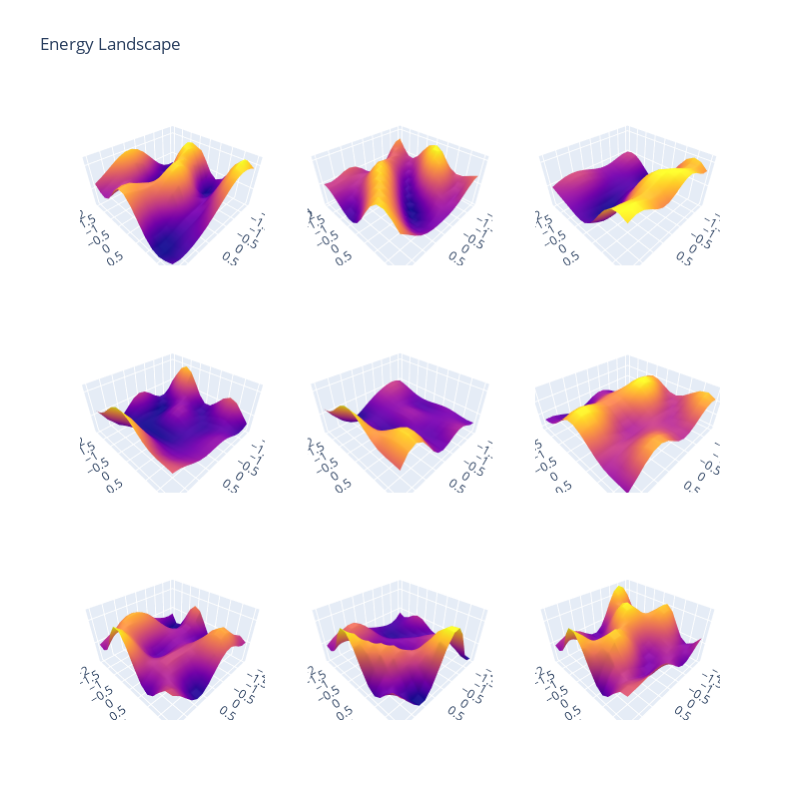

Notebook code cell kept with this figure:
### Code cell
total_qubit=3 #number of qubit
p=3 #number of layers

#defining the problem
J=np.random.rand(total_qubit,total_qubit) #creating the couping parameters,still directional in this instance)
for i in range(total_qubit):
    for j in range(i,total_qubit):
        temp=(J[i][j]+J[j][i])/2.0
        J[i][j]=temp
        J[j][i]=temp
#Now J is undirectional

graph = Graph(total_qubit,J)
arg=(p,graph)

#declaring QAOA parameters
gamma_in=np.random.rand(p)
beta_in=np.random.rand(p)
##How do we link this to the parameter space we want to visualize?

#Let's select the space here
#Randomly, as a test
#gamma_d=np.random.randint(0,len(gamma_in))
#beta_d=np.random.randint(0,len(beta_in))

#Define the space
gamma0=np.linspace(-2, 2, 15)
beta0=np.linspace(-2, 2, 15)
X, Y = np.meshgrid(gamma0, beta0)

z=np.zeros((len(gamma0),len(beta0)))

eta=0.1

fig = make_subplots(
    rows=p, cols=p,
    specs=[[{'type': 'surface'},{'type': 'surface'}, {'type': 'surface'}], #Still need to automate this part
           [{'type': 'surface'},{'type': 'surface'}, {'type': 'surface'}],
           [{'type': 'surface'},{'type': 'surface'}, {'type': 'surface'}]])

for gamma_d in range(len(gamma_in)):
    for beta_d in range(len(gamma_in)):
        landscape=np.zeros((len(gamma0),len(beta0)))
        for k in range(len(gamma0)):
            for l in range(len(beta0)):
                #creating x0
                temp_gamma=gamma_in
                temp_gamma[gamma_d]=gamma0[k]
                temp_beta=beta_in
                temp_beta[beta_d]=beta0[l]
                x0=np.append(temp_gamma,temp_beta)
                #print(x0)

                #res=minimize(AveEnergy,x0,arg,method='Nelder-Mead')
                #z[k][l]=res.fun
                landscape[k][l]=AveEnergy(x0,*arg)
                #print(z[k][l])
        fig.add_trace(
        go.Surface(x=X, y=Y, z=landscape, showscale=False),
        row=gamma_d+1, col=beta_d+1)
                
fig.update_layout(
    title_text='Energy Landscape',
    height=800,
    width=800
)

fig.show()

### Figure 1 — Plotly figure (JSON) as saved in the notebook; plotly's stock layout.template omitted (floating-point values rounded to 4 significant figures; data arrays with more than 128 entries replaced by an {"elided": "..."} marker saying what was removed)
{"data": [{"scene": "scene", "showscale": false, "type": "surface", "x": {"elided": "15x15 float values"}, "y": {"elided": "15x15 float values"}, "z": {"elided": "15x15 float values"}}, {"scene": "scene2", "showscale": false, "type": "surface", "x": {"elided": "15x15 float values"}, "y": {"elided": "15x15 float values"}, "z": {"elided": "15x15 float values"}}, {"scene": "scene3", "showscale": false, "type": "surface", "x": {"elided": "15x15 float values"}, "y": {"elided": "15x15 float values"}, "z": {"elided": "15x15 float values"}}, {"scene": "scene4", "showscale": false, "type": "surface", "x": {"elided": "15x15 float values"}, "y": {"elided": "15x15 float values"}, "z": {"elided": "15x15 float values"}}, {"scene": "scene5", "showscale": false, "type": "surface", "x": {"elided": "15x15 float values"}, "y": {"elided": "15x15 float values"}, "z": {"elided": "15x15 float values"}}, {"scene": "scene6", "showscale": false, "type": "surface", "x": {"elided": "15x15 float values"}, "y": {"elided": "15x15 float values"}, "z": {"elided": "15x15 float values"}}, {"scene": "scene7", "showscale": false, "type": "surface", "x": {"elided": "15x15 float values"}, "y": {"elided": "15x15 float values"}, "z": {"elided": "15x15 float values"}}, {"scene": "scene8", "showscale": false, "type": "surface", "x": {"elided": "15x15 float values"}, "y": {"elided": "15x15 float values"}, "z": {"elided": "15x15 float values"}}, {"scene": "scene9", "showscale": false, "type": "surface", "x": {"elided": "15x15 float values"}, "y": {"elided": "15x15 float values"}, "z": {"elided": "15x15 float values"}}], "layout": {"height": 800, "scene": {"domain": {"x": [0, 0.2889], "y": [0.7333, 1]}}, "scene2": {"domain": {"x": [0.3556, 0.6444], "y": [0.7333, 1]}}, "scene3": {"domain": {"x": [0.7111, 1], "y": [0.7333, 1]}}, "scene4": {"domain": {"x": [0, 0.2889], "y": [0.3667, 0.6333]}}, "scene5": {"domain": {"x": [0.3556, 0.6444], "y": [0.3667, 0.6333]}}, "scene6": {"domain": {"x": [0.7111, 1], "y": [0.3667, 0.6333]}}, "scene7": {"domain": {"x": [0, 0.2889], "y": [0, 0.2667]}}, "scene8": {"domain": {"x": [0.3556, 0.6444], "y": [0, 0.2667]}}, "scene9": {"domain": {"x": [0.7111, 1], "y": [0, 0.2667]}}, "title": {"text": "Energy Landscape"}, "width": 800}}
